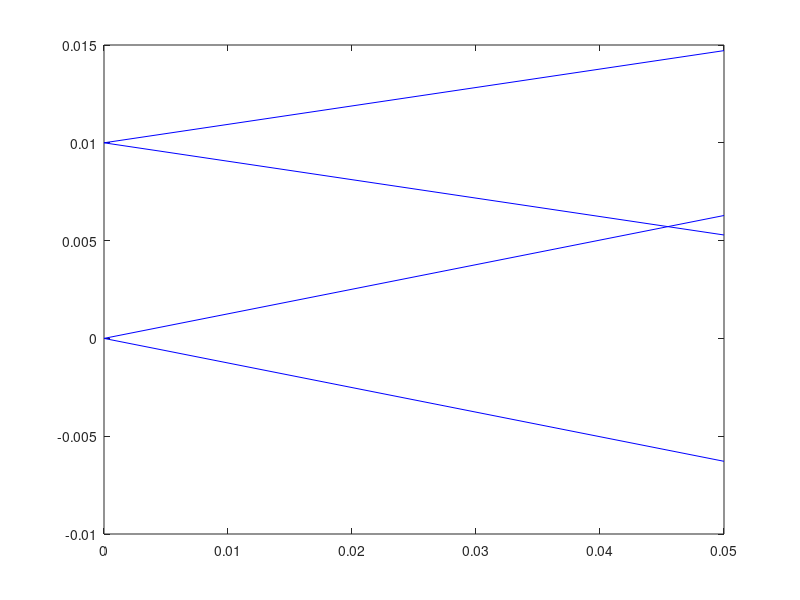

MATLAB code to generate this figure: (Note: this script raises an error after producing the figure.)
%% Part 1 Exploring Ray Tracing. 
% Let's define the ray variables. 
% Each ray is defined as (x-pos, x-angle, y-pos, y-angle)'

% The set of N rays would be in a 4 by N vector. This one set will still
% represent all rays present at one perticular z position

% To start I will manually define 4 rays total at two different x
% locations, with different angles with respect to z. 

% Note: Theta needs to be limited between -$\pi$/20 and $\pi$/20 since we
% are assuming that tan $\theta$ = $\theta$.

rays_in = [0 0 0.01 0.01;0.04*pi -0.04*pi 0.03*pi -0.03*pi;0 0 0 0;0 0 0 0];

d = 0.05;
% propgation matrix
Md = [1 d 0 0;0 1 0 0;0 0 1 d;0 0 0 1];


% Rays after propogation

rays_out = Md*rays_in;

% Plotting the result

% rays_in is a 4 x N matrix representing the rays emitted from an object
% rays_out is a 4 x N matrix representing the rays after propagating distance d
ray_z = [zeros(1,size(rays_in,2)); d*ones(1,size(rays_in,2))];
figure();
plot(ray_z, [rays_in(1,:); rays_out(1,:)],'Color', 'b');

% Automating the generation of rays in a plane given a set of start points
% and number of rays required per point. 

rays_in = generate_1d_rays('x', 0.00, 0.01, 5);
rays_out = Md*rays_in;
ray_z = [zeros(1,size(rays_in,2)); d*ones(1,size(rays_in,2))];
figure();
plot(ray_z(:,(1:5)), [rays_in(1,(1:5)); rays_out(1,(1:5))],'Color','r');
hold on
plot(ray_z(:,(6:10)), [rays_in(1,(6:10)); rays_out(1,(6:10))],'Color','b');
hold off
ylim([-0.03, 0.03])
xlabel('z (m)');
ylabel('x (m)');

%% Light filed dataset exploration
load('lightField.mat')

%Plotting using rays2img choosing sensor width to be 35mm, standard full
%frame sensor size. 

[img, x_edges, y_edges] =rays2img(rays(1,:), rays(3,:), 0.035, 480);
figure;
colormap(gray)
image(x_edges([1 end]),y_edges([1 end]),img); 
axis image xy;

%%
% b) experimenting with different sensor widths

sensor_sizes = linspace(0.005, 0.050, 4);
pixels = 480;
imgs = zeros(pixels, pixels, length(sensor_sizes));

pltsize = ceil(sqrt(length(sensor_sizes)));
figure;
colormap(gray)
for i = 1:length(sensor_sizes)
    subplot(pltsize, pltsize, i)
    imgs(:,:,i) = image(rays2img(rays(1,:), rays(3,:), sensor_sizes(i), 480));
    axis image xy;
    title("Sensor size = " + int2str(sensor_sizes(i)*1000)+ " mm", 'Fontsize', 14);
end



%% experimenting with pixel count

pixel_count = linspace(50, 800, 4);
sensor_size = 0.026; % approximate size of a crop format sensor, most common consumer dslr config. 

pltsize = ceil(sqrt(length(pixel_count)));
figure;
colormap(gray)
for i = 1:length(pixel_count)
    subplot(pltsize, pltsize, i)
    image(rays2img(rays(1,:), rays(3,:), sensor_size, pixel_count(i)));
    axis image xy;
    title("Pixel\_count = " + int2str(pixel_count(i)), 'Fontsize', 14);
end


%% Experimenting with a distance shift
d1 = 100 ;
rays_at_d1 = rays_propogate_d(rays, d);
figure;
colormap(gray)
subplot(1,2,1);
[img, x_edges, y_edges] =rays2img(rays(1,:), rays(3,:), 0.035, 480);
image(x_edges([1 end]),y_edges([1 end]),img); 
axis image xy;
title('Rays at d = 0 m', 'Fontsize', 16)
subplot(1,2,2);
[img, x_edges, y_edges] =rays2img(rays_at_d1(1,:), rays_at_d1(3,:), 0.035, 480);
image(x_edges([1 end]),y_edges([1 end]),img); 
axis image xy;
title("Rays at d = "+num2str(d1)+" m", 'Fontsize', 16)



% No value will be able to create a shaprer image. Found no appretiable
% increaces or even change in sharpness
